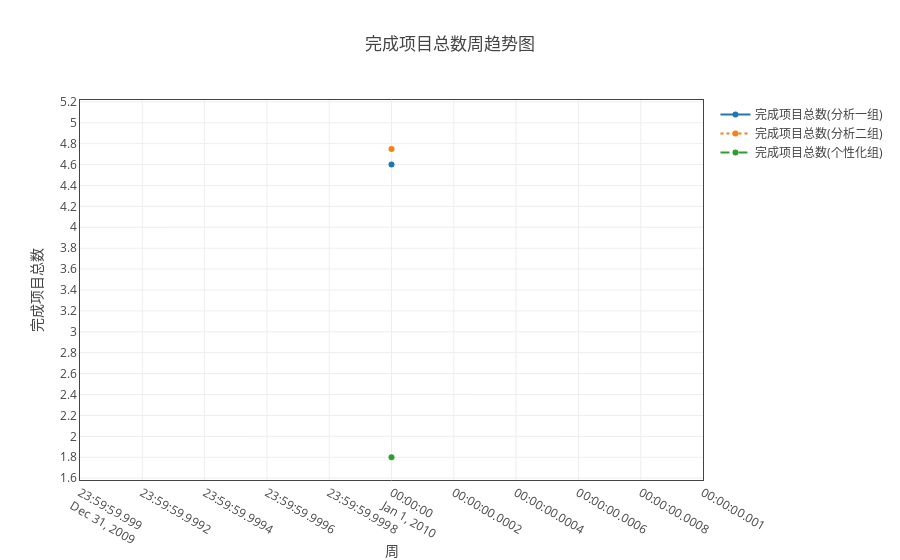

Notebook cell for this chart:
### Markdown cell above
### 各组总完成项目趋势图

### Code cell
ss = myModule.format(all_df1 ,"日期（格式“月-周次”）" ,['完成项目总数'])
ss.add_group('组别')
ss.get_average_by('人员')
ss.df
myModule.myPlot(ss.groupby('sum')).plot('line')
ss = myModule.format(all_df1 ,"month" ,['完成项目总数'])
ss.add_group('组别')
ss.get_average_by('人员')
myModule.myPlot(ss.groupby('sum')).plot('line',"月")

### Figure 1 — Plotly figure (JSON) as saved in the notebook; plotly's stock layout.template omitted (floating-point values rounded to 4 significant figures)
{"data": [{"line": {"dash": "solid"}, "name": "完成项目总数(分析一组)", "type": "scatter", "uid": "68aef4f3-d1af-11e8-8ddb-a41f72875c19", "x": ["10-1", "9-1", "9-2", "9-3", "9-4"], "y": [4.6, 2.75, 3.75, 2.25, 2.5]}, {"line": {"dash": "dot"}, "name": "完成项目总数(分析二组)", "type": "scatter", "uid": "68aef4f4-d1af-11e8-8ddb-a41f72875c19", "x": ["10-1", "9-1", "9-2", "9-3", "9-4"], "y": [4.75, 2.8, 5, 4.2, 3.2]}, {"line": {"dash": "dash"}, "name": "完成项目总数(个性化组)", "type": "scatter", "uid": "68aef4f5-d1af-11e8-8ddb-a41f72875c19", "x": ["10-1", "9-1", "9-2", "9-3", "9-4"], "y": [1.8, 4.5, 3.5, 3.25, 3.5]}], "layout": {"title": "完成项目总数周趋势图", "xaxis": {"mirror": "all", "nticks": 20, "showgrid": true, "showline": true, "title": "周", "zeroline": true}, "yaxis": {"mirror": "all", "nticks": 20, "showgrid": true, "showline": true, "title": "完成项目总数", "zeroline": true}}}
